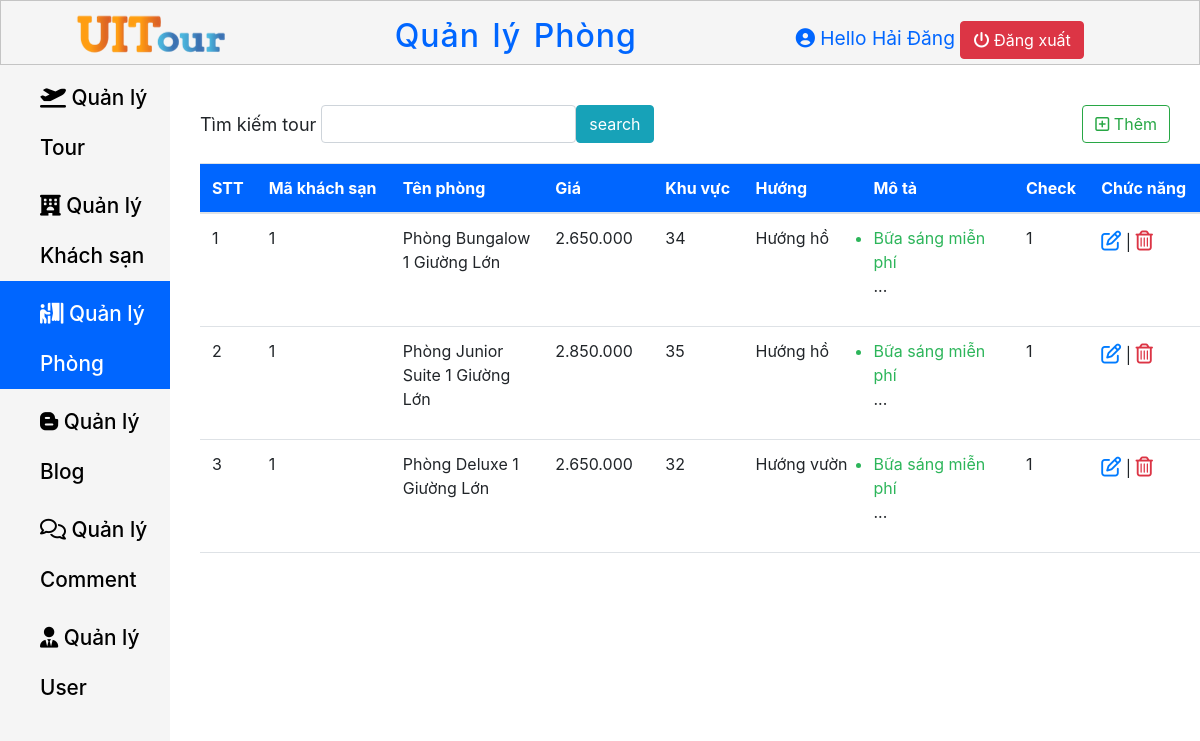
Page /Page-Admin/QuanLyPhong.php (signed in) on the committed database.
### tables this page shows
CREATE TABLE `phong` (
  `Phong_Id` int(11) NOT NULL,
  `Hotel_Id` int(11) NOT NULL,
  `Name_Phong` varchar(500) NOT NULL,
  `Price` varchar(11) NOT NULL,
  `Area` int(11) NOT NULL,
  `Facing` varchar(100) NOT NULL,
  `Description` varchar(500) NOT NULL,
  `type` int(11) NOT NULL
);

### Page-Admin/session_dangnhap.php (called while the page is built, shortened)
<?php
    if (isset($_SESSION['FullName']) && $_SESSION['FullName']){
        $adminName = $_SESSION['FullName'];
    }
    else {
        header("location:DangNhap.php");
    }
?>

### Page-Admin/QuanLyPhong.php (the view, shortened to what this page needs)
<?php require"session_dangnhap.php"; ?>
<?php
    require "../connect.php";
    if(isset($_POST["search"]))
    {
        $result = $_POST["search"];
        $sql = "SELECT * FROM phong WHERE Name_Phong Like '%$result%' OR CT_Hotel_Id Like '%$result%'";
    }
    else
        $sql = "SELECT * from phong";
    $kq = $conn->query($sql);
?>
<!DOCTYPE html>
<html lang="en">
<head>
    <link rel="stylesheet" href="Navbar.css">
    <link rel="stylesheet" href="Content.css">
    <link rel="stylesheet" href="https://cdn.jsdelivr.net/npm/bootstrap@4.5.3/dist/css/bootstrap.min.css">
    <link rel="stylesheet" href="https://cdnjs.cloudflare.com/ajax/libs/font-awesome/6.0.0-beta3/css/all.min.css" />
</head>
<body>
    <header class="header-container">
        <div class="header-container__logo">
            <a href="../Page-Admin/TrangChu.php">
                <img src="../Trangchu/File/logo_header.png" alt="UITour">
            </a>
        </div>
        <h2 class="header-container__Title">
            Quản lý Phòng
        </h2>
        <div class="header-container__profile">
            <i class="fas fa-user-circle"></i>
            <span>Hello <?php echo $adminName; ?></span>
            <a href="dangxuat.php" class="btn btn-danger"> <i class="fas fa-power-off"></i> Đăng xuất</a>
        </div>
    </header>
    <main class="main">
        <nav class="nav-links">
            <ul class="nav-links__ul">
                <li class="nav-links__li ">
                    <a href="../Page-Admin/QuanLyTour.php" class=" nav-links__a">
                        <i class="fas fa-plane-departure "></i>  Quản lý Tour
                    </a>
                </li>
                <li class="nav-links__li">
                    <a href="../Page-Admin/QuanLyKhachSan.php" class=" nav-links__a">
                        <i class="fas fa-hotel"></i></i>  Quản lý Khách sạn
                    </a>
                </li>
                <li class="nav-links__li  active--css">
                    <a href="../Page-Admin/QuanLyPhong.php" class=" nav-links__a  active--css">
                        <i class="fas fa-person-booth"></i>  Quản lý Phòng
                    </a>
                </li>
                <li class="nav-links__li ">
                    <a href="../Page-Admin/QuanLyBlog.php" class=" nav-links__a ">
                        <i class="fab fa-blogger-b"></i></i>  Quản lý Blog
                    </a>
                </li>
                <li class="nav-links__li">
                    <a href="../Page-Admin/QuanLyComment.php" class=" nav-links__a">
                        <i class="far fa-comments"></i></i></i>  Quản lý Comment
                    </a>
                </li>
                <li class="nav-links__li " >
                    <a href="../Page-Admin/QuanLyUser.php" class=" nav-links__a ">
                        <i class="fas fa-user-tie"></i></i></i>  Quản lý User
                    </a>
                </li>
            </ul>
        </nav>
        <section>
            <div class="search-create" >
                <form action="" class="col-md-9" method="post">
                    <div class="form-inline col-md-9">
                        <label for="Tour_Name" class="control-label" style="margin-right: 5px;">Tìm kiếm tour</label>
                        <input type="text" name="search" class="form-control col-md-6">
                        <input type="submit" class="btn btn-info" name="submit" value="search">
                    </div>
                </form>
                <div>
                    <a href="../Page-Admin/ThemPhong.php" class="btn btn-outline-success"><i class="far fa-plus-square"></i> Thêm</a>
                </div>
            </div>
            <div class="table-overflow">
                <table class="table table-hover">
                    <thead>
                        <tr>
                            <th>STT</th>
                            <th>Mã khách sạn</th>
                            <th>Tên phòng</th>
                            <th>Giá</th>
                            <th>Khu vực</th>
                            <th>Hướng</th>
                            <th>Mô tả</th>
                            <th>Check</th>
                            <th>Chức năng</th>
                        </tr>
                    </thead>
                    <tbody>
                        <?php while($row = $kq-> fetch_assoc()) { ?>
                            <tr>
                                <td class="counterCell"></td>
                                <td><?php echo $row["Hotel_Id"] ?></td>
                                <td><?php echo $row["Name_Phong"] ?></td>
                                <td><?php echo $row["Price"] ?></td>
                                <td><?php echo $row["Area"] ?></td>
                                <td><?php echo $row["Facing"] ?></td>
                                <?php
                                if(str_word_count($row["Description"]) > 50) {
                                     $cnt = substr($row["Description"], 0, 100);
                                    echo "<td>".$cnt."..."."</td>";
                                }
                                else {
                                    echo "<td>".$row["Description"]."</td>";
                                }
                            ?>
                                <td><?php echo $row["type"] ?></td>
                                <td>
                                    <a  href="../Page-Admin/SuaPhong.php?id=<?php echo $row["Phong_Id"] ?>" style="font-size: 20px;" ><i class="far fa-edit"></i></a> |
                                    <a href="../Page-Admin/XoaPhong.php?id=<?php echo $row["Phong_Id"] ?>" style="font-size: 20px; " class="text-danger" onclick="return confirm('Bạn chắn chắn xóa chứ?')"><i class="far fa-trash-alt"></i></a>
                                </td>
                            </tr>
                        <?php } ?>
                    </tbody>
                </table>
            </div>
        </section>
    </main>
</body>
</html>

### Page-Admin/Navbar.css (style rules this page uses)
* { margin: 0; padding: 0; box-sizing: border-box; }
body { font-size: 15px; }
html { font-family: Arial, Helvetica, sans-serif; }
.header-container .header-container__logo img { margin-left: 3em; }
.header-container { display: flex; justify-content: space-between; align-items: center; width: 100%; max-height: 65px; position: fixed; top: 0; z-index: 10; background-color: #f5f5f5; border: 1px solid #c4c4c4; }
.header-container .header-container__Title { word-spacing: 3px; letter-spacing: 1px; margin-top: 15px; color: #0066FF; }
.header-container .header-container__profile { font-size: 1.2em; margin-right: 6em; margin-top: 15px; color: #0066FF; }
.main { margin-top: 65px; display: flex; width: 100%; }
.nav-links { width: 300px; height: 1000px; }
.nav-links__li { background-color: #f5f5f5; line-height: 50px; display: block; }
.nav-links__a { text-decoration: none; padding-top: 8px; color: #000; display: block; padding-left: 40px; font-weight: 500; font-size: 1.3em; }
.nav-links__ul { height: 100%; background-color: #f5f5f5; }
.active--css { background-color: #0066FF; color: #fff; }

### Page-Admin/Content.css (style rules this page uses)
* { margin: 0; padding: 0; box-sizing: border-box; }
body { font-size: 15px; max-width: 1500px; overflow-x: auto; }
label { font-size: 18px; }
.search-create { display: flex; width: 1000px; justify-content: space-between; margin-top: 40px; }
table thead tr { position: sticky; top: 0; background-color: #0066FF; color: #fff; }
.table-overflow { width: 1000px; height: 400px; margin-left: 30px; overflow-y: auto; margin-top: 20px; word-wrap: break-word; }
.table-overflow th, td { max-width: 150px; word-wrap: break-word; }
table { counter-reset: tableCount; }
.counterCell::before { content: counter(tableCount); counter-increment: tableCount; }

### rows in the picture
phong: Hotel_Id "1", Name_Phong "Phòng Bungalow 1 Giường Lớn", Price "2.650.000", Area "34", Facing "Hướng hồ", Description "Bữa sáng miễn phí", type "1"
phong: Hotel_Id "1", Name_Phong "Phòng Junior Suite 1 Giường Lớn", Price "2.850.000", Area "35", Facing "Hướng hồ", Description "Bữa sáng miễn phí", type "1"
phong: Hotel_Id "1", Name_Phong "Phòng Deluxe 1 Giường Lớn", Price "2.650.000", Area "32", Facing "Hướng vườn", Description "Bữa sáng miễn phí", type "1"

### other values in the picture
$adminName "Hải Đăng"
